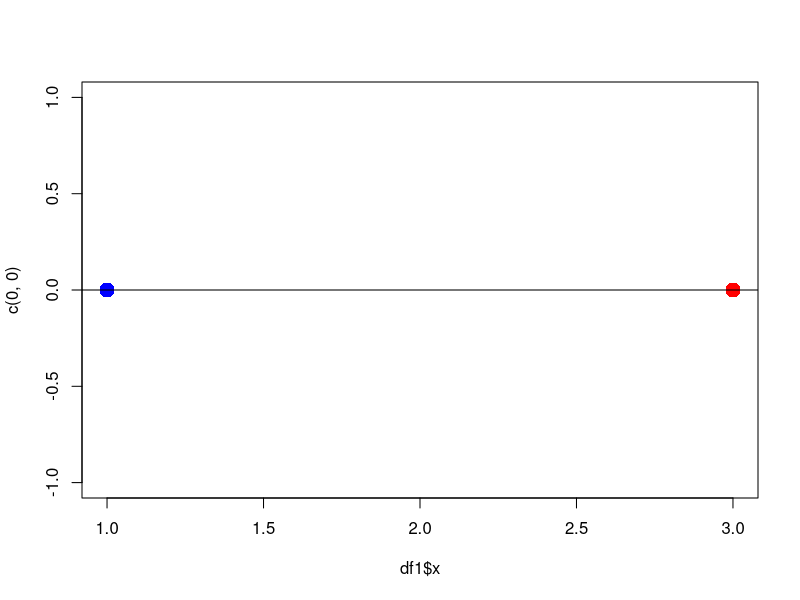
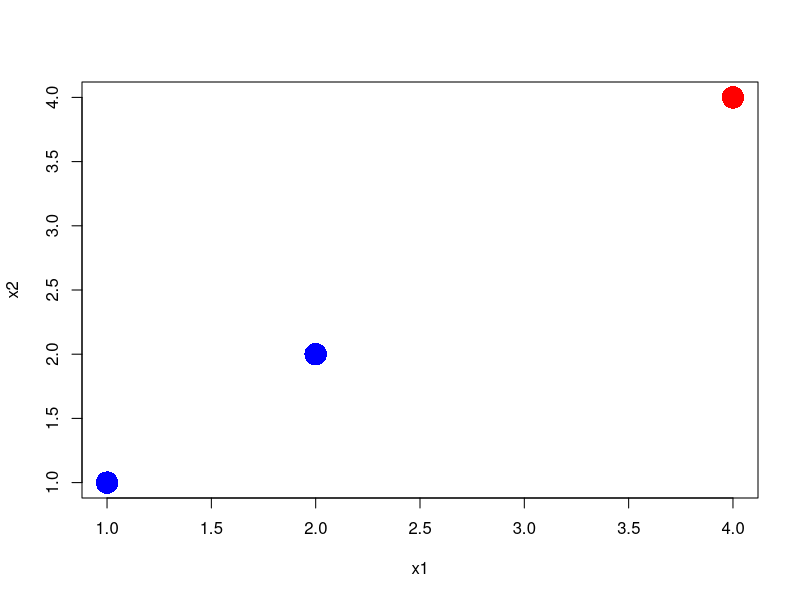
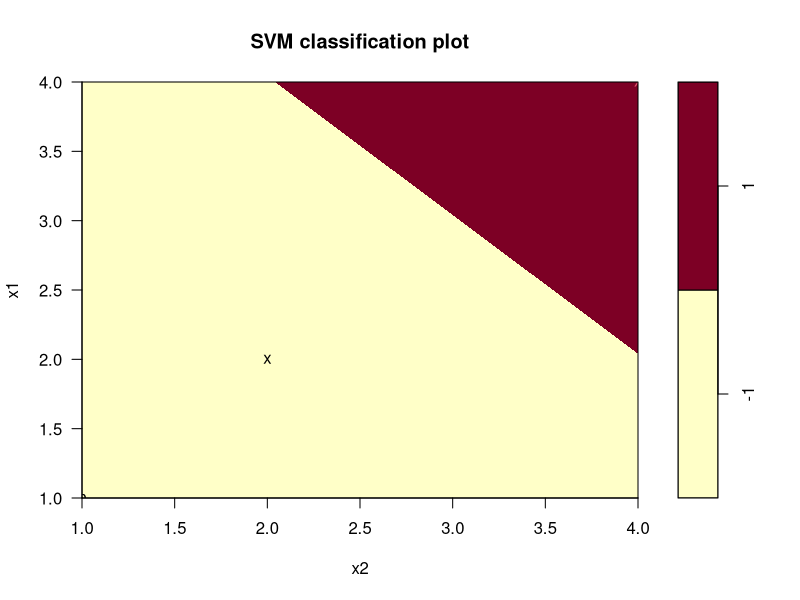
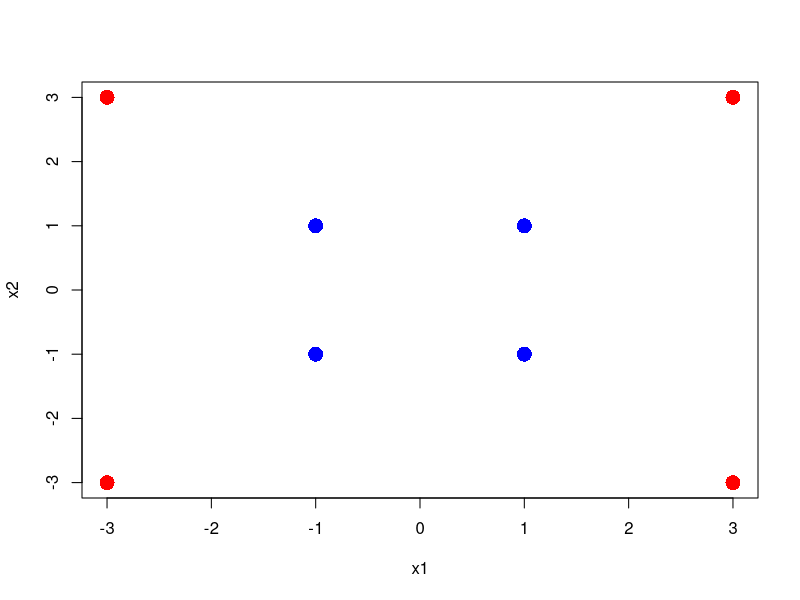
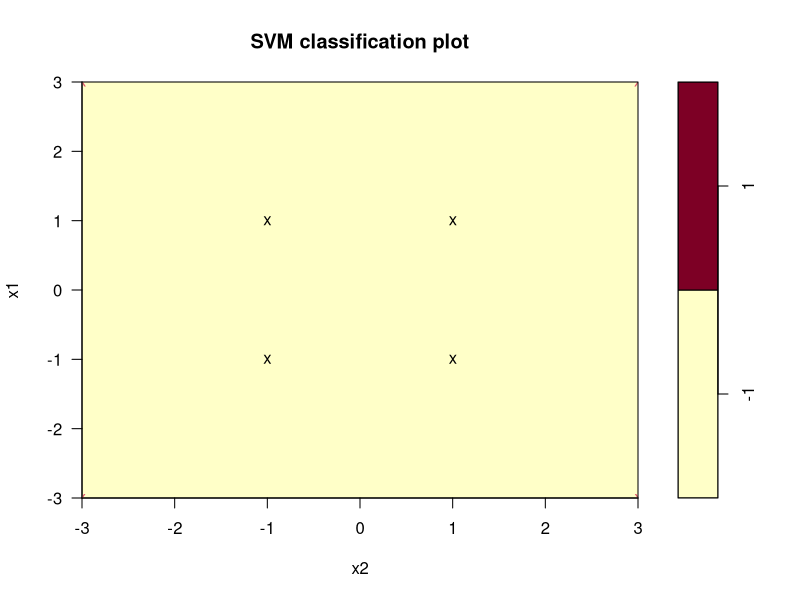
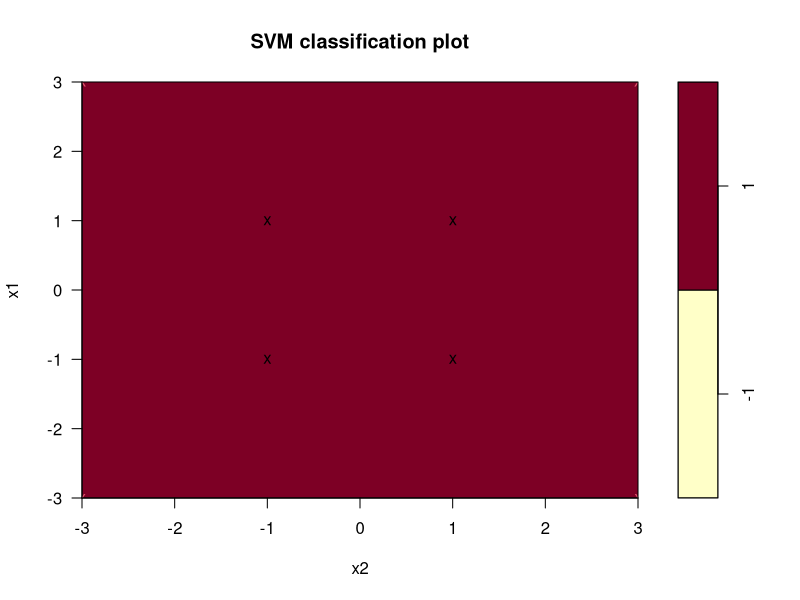
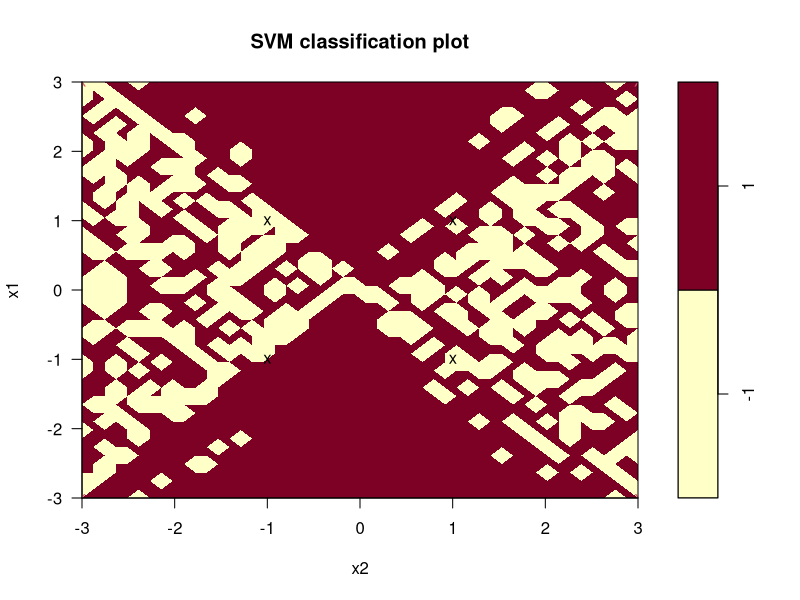
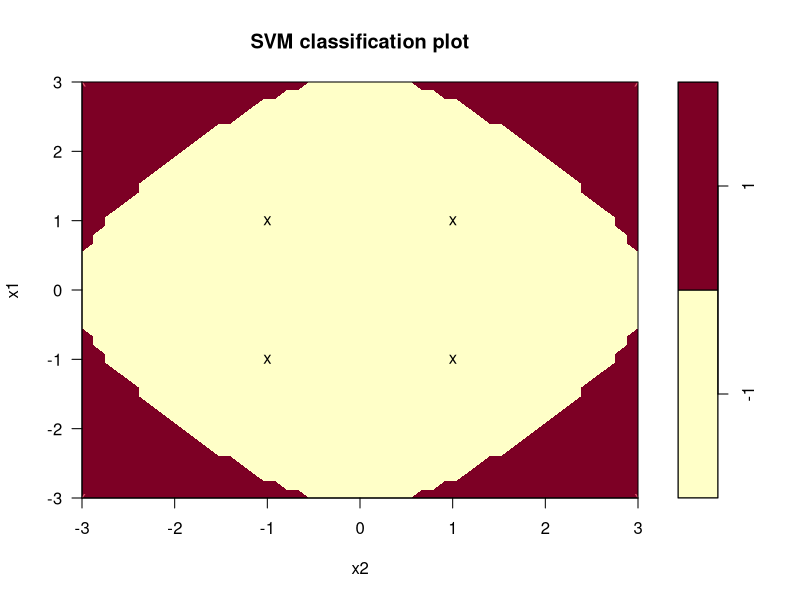

Generate these figures, in order, with R:
df1 <- data.frame(x=c(1,3),
                  y=as.factor(c(-1,1)))
plot(df1$x, c(0, 0), col=c("blue", "red"), pch=16, cex=2)
abline(h=0)
install.packages("e1071")
library(e1071)
svm1 <- svm(y ~ x, data = df1,
            kernel = "linear",
            scale = F)
svm1
coef(svm1)
predict(svm1, data.frame(x=4))

###############################################

df2 <- data.frame(x1=c(1, 2, 4), x2=c(1, 2, 4),
                  y=as.factor(c(-1, -1, 1)))
plot(df2[,1:2], col=c("blue", "blue", "red"),
     pch=16, cex=3)
svm2 <- svm(y ~ x1 + x2, data = df2,
           kernel="linear", scale=F)
svm2
svm2$SV
coef(svm2)
plot(svm2, df2)

############################################

df3 <- expand.grid(x1=c(-1,1), x2 = c(-1,1))
df3 <- rbind.data.frame(df3, 3*df3)
df3$y <- as.factor(rep(c(-1, 1), each=4))
plot(df3[,-3], pch=16, cex=2,
     col=rep(c("blue", "red"), each=4))

svm_linear <- svm(y ~ x1+x2, data = df3,
                  kernel = "linear", scale = F)
plot(svm_linear, df3)


svm_poly <- svm(y ~ x1+x2, data = df3,
                  kernel = "poly", scale = F)
plot(svm_poly, df3)


svm_sig <- svm(y ~ x1+x2, data = df3,
                  kernel = "sigmoid", scale = F)
plot(svm_sig, df3)


svm_radial <- svm(y ~ x1+x2, data = df3,
                  kernel = "radial", scale = F)
plot(svm_radial, df3)
